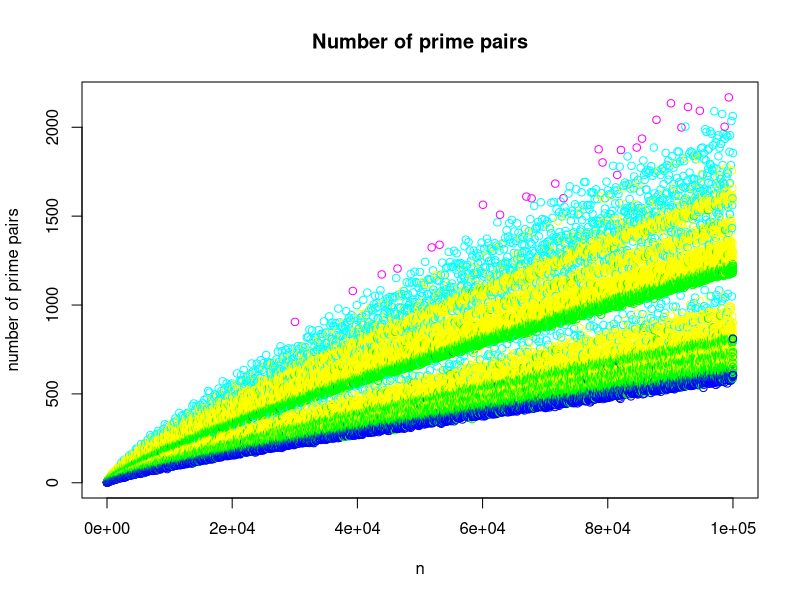

The R source for this figure:
## ---- chunk 1
prime.pair.count <- read.csv("./data/triples100000.csv")
colnames(prime.pair.count) <- c("n", "count", "divisors")
plot(
    prime.pair.count$n, prime.pair.count$count, 
    col=c("red","blue", "green", "yellow", "cyan", "magenta")[prime.pair.count$divisors], 
    main="Number of prime pairs", xlab="n", ylab="number of prime pairs")
